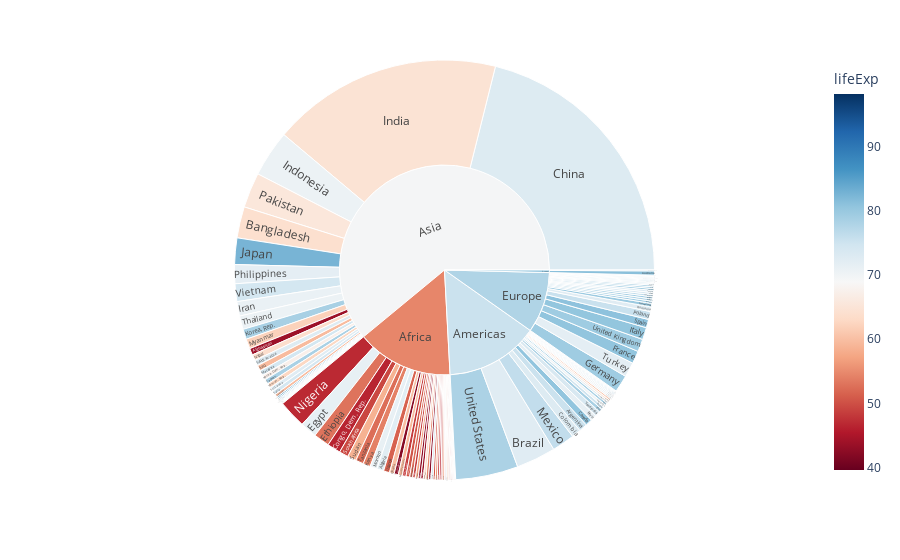

The code cell stored with this chart in its notebook:
### Markdown cell above
# Chart Examples to use as Templates

### Code cell
df = px.data.gapminder().query("year == 2007")
fig = px.sunburst(df, path=['continent', 'country'], values='pop',
                  color='lifeExp', hover_data=['iso_alpha'],
                  color_continuous_scale='RdBu',
                  color_continuous_midpoint=np.average(df['lifeExp'], weights=df['pop']))
fig.show()

### Figure 1 — Plotly figure (JSON) as saved in the notebook; plotly's stock layout.template omitted (floating-point values rounded to 4 significant figures; data arrays with more than 128 entries replaced by an {"elided": "..."} marker saying what was removed)
{"data": [{"branchvalues": "total", "customdata": {"elided": "147x2 mixed values"}, "domain": {"x": [0, 1], "y": [0, 1]}, "hovertemplate": "labels=%{label}<br>pop=%{value}<br>parent=%{parent}<br>id=%{id}<br>iso_alpha=%{customdata[0]}<br>lifeExp=%{color}<extra></extra>", "ids": {"elided": "147 str values"}, "labels": {"elided": "147 str values"}, "marker": {"coloraxis": "coloraxis", "colors": {"elided": "147 float values"}}, "name": "", "parents": {"elided": "147 str values"}, "type": "sunburst", "values": {"elided": "147 int values"}}], "layout": {"coloraxis": {"cmid": 68.92, "colorbar": {"title": {"text": "lifeExp"}}, "colorscale": [[0, "rgb(103,0,31)"], [0.1, "rgb(178,24,43)"], [0.2, "rgb(214,96,77)"], [0.3, "rgb(244,165,130)"], [0.4, "rgb(253,219,199)"], [0.5, "rgb(247,247,247)"], [0.6, "rgb(209,229,240)"], [0.7, "rgb(146,197,222)"], [0.8, "rgb(67,147,195)"], [0.9, "rgb(33,102,172)"], [1, "rgb(5,48,97)"]]}, "legend": {"tracegroupgap": 0}, "margin": {"t": 60}}}
